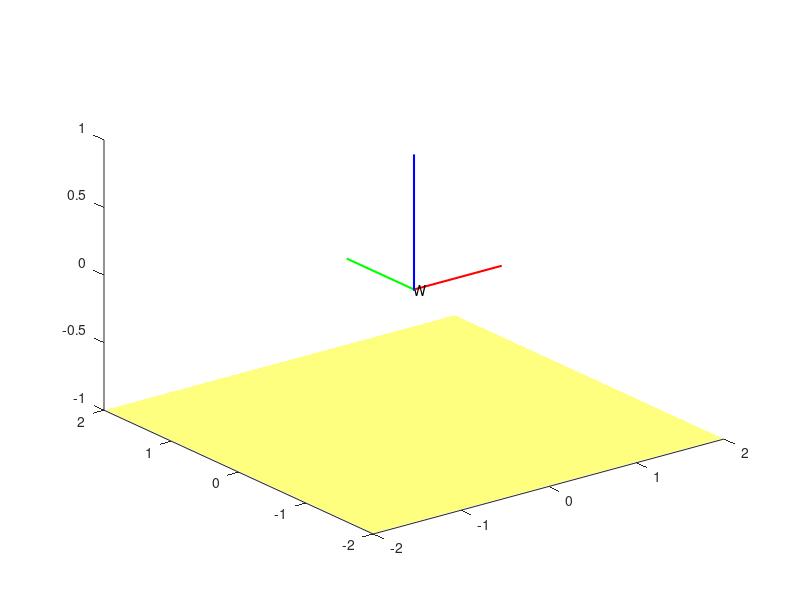

MATLAB code to generate this figure: (Note: this script raises an error after producing the figure.)
% This program draws rotating coordinate frames, using the axis-angle
% specification of rotation.
clear all    % It is a good idea to clear the workspace of old variables 
close all    % This closes any open figures


% Repeat forever (hit control-C to end program).
while true
    %%%%%%%%%%%%%%%%%
    % Draw a dot at the origin (this also clears the figure).
    plot3(0,0,0,'.');
    
    % Draw a flat "floor" to help us see the overall scene.
    vertices = [
        -2, -2, -1;     % X,Y,Z
        +2, -2, -1;
        +2, +2, -1;
        -2, +2, -1];
    faces = [1,2,3,4];    % Vertices on the face
    patch('Vertices', vertices, ...
        'Faces', faces, ...
        'FaceColor', 'y', ...
        'FaceAlpha', 0.5, ...
        'EdgeColor', 'none' ...
        );
    
    % Draw the global coordinate frame axes.
    line([0 1], [0 0], [0 0], 'Color', 'r', 'LineWidth', 1.5);    % x axis
    line([0 0], [0 1], [0 0], 'Color', 'g', 'LineWidth', 1.5);    % y axis
    line([0 0], [0 0], [0 1], 'Color', 'b', 'LineWidth', 1.5);    % z axis
    text(0,0,0,'W');
    
    
    %%%%%%%%%%%%%%%%%
    % Create the pose of moving frame 1.
    disp('Define the pose of frame 1.');
    k = input('Enter the axis of rotation [kx,ky,kz]: ');
    k = k/norm(k);              % Make into a unit vector
    kx = k(1);
    ky = k(2);
    kz = k(3);
    theta = input('Enter the angle rotation theta in degrees: ');
    c = cosd(theta);
    s = sind(theta);
    v = 1 - c;
    R_m_w = [
        kx*kx*v + c     kx*ky*v - kz*s      kx*kz*v + ky*s;
        kx*ky*v + kz*s  ky*ky*v + c         ky*kz*v - kx*s;
        kx*kz*v - ky*s  ky*kz*v + kx*s      kz*kz*v + c ];
        
    trans = input('Enter [X,Y,Z] translation: ');
    t = [trans(1); trans(2); trans(3)];   % translation
    H_m_w = [ R_m_w  t;  0 0 0 1];      % 4x4 homogeneous transformation
    
    % Draw the axis of rotation.
    line([0 kx], [0 ky], [0 kz], 'Color', 'k', 'LineWidth', 1.5);
    
    % Transform endpoints of coordinate frame axes to the world frame.
    P0 = H_m_w * [0;0;0;1];   % origin of frame
    ux = H_m_w * [1;0;0;1];     % x axis
    uy = H_m_w * [0;1;0;1];     % y axis
    uz = H_m_w * [0;0;1;1];     % z axis
    
    % Draw the moving coordinate frame axes.
    line([P0(1) ux(1)], [P0(2) ux(2)], [P0(3) ux(3)], 'Color', 'r', 'LineStyle', '--');    % x axis
    line([P0(1) uy(1)], [P0(2) uy(2)], [P0(3) uy(3)], 'Color', 'g', 'LineStyle', '--');    % y axis
    line([P0(1) uz(1)], [P0(2) uz(2)], [P0(3) uz(3)], 'Color', 'b', 'LineStyle', '--');    % z axis
    text(P0(1), P0(2), P0(3),'1');

    axis equal
    axis vis3d
    
    pause           % Pause until user hits a key
end





